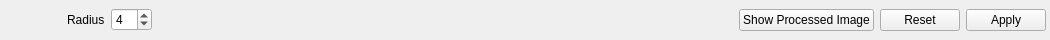
<?xml version="1.0" encoding="UTF-8"?>
<ui version="4.0">
 <class>barPDE_NS</class>
 <widget class="QWidget" name="barPDE_NS">
  <property name="enabled">
   <bool>true</bool>
  </property>
  <property name="geometry">
   <rect>
    <x>0</x>
    <y>0</y>
    <width>1050</width>
    <height>40</height>
   </rect>
  </property>
  <property name="sizePolicy">
   <sizepolicy hsizetype="Expanding" vsizetype="Preferred">
    <horstretch>0</horstretch>
    <verstretch>0</verstretch>
   </sizepolicy>
  </property>
  <property name="minimumSize">
   <size>
    <width>0</width>
    <height>40</height>
   </size>
  </property>
  <property name="maximumSize">
   <size>
    <width>16777215</width>
    <height>40</height>
   </size>
  </property>
  <property name="windowTitle">
   <string>NS Parameters Toolbar</string>
  </property>
  <layout class="QHBoxLayout" name="horizontalLayout">
   <property name="topMargin">
    <number>2</number>
   </property>
   <property name="rightMargin">
    <number>4</number>
   </property>
   <property name="bottomMargin">
    <number>2</number>
   </property>
   <item>
    <widget class="QLabel" name="label_2">
     <property name="sizePolicy">
      <sizepolicy hsizetype="Fixed" vsizetype="Fixed">
       <horstretch>0</horstretch>
       <verstretch>0</verstretch>
      </sizepolicy>
     </property>
     <property name="minimumSize">
      <size>
       <width>24</width>
       <height>24</height>
      </size>
     </property>
     <property name="maximumSize">
      <size>
       <width>24</width>
       <height>24</height>
      </size>
     </property>
     <property name="pixmap">
      <pixmap resource="../icon_src.qrc">:/icons/Fast.png</pixmap>
     </property>
     <property name="scaledContents">
      <bool>true</bool>
     </property>
    </widget>
   </item>
   <item>
    <widget class="QFrame" name="frame_3">
     <property name="sizePolicy">
      <sizepolicy hsizetype="Fixed" vsizetype="Preferred">
       <horstretch>0</horstretch>
       <verstretch>0</verstretch>
      </sizepolicy>
     </property>
     <property name="minimumSize">
      <size>
       <width>20</width>
       <height>0</height>
      </size>
     </property>
     <property name="maximumSize">
      <size>
       <width>20</width>
       <height>16777215</height>
      </size>
     </property>
    </widget>
   </item>
   <item>
    <widget class="QLabel" name="label_3">
     <property name="text">
      <string>Radius</string>
     </property>
     <property name="buddy">
      <cstring>uiSpinBoxRadius</cstring>
     </property>
    </widget>
   </item>
   <item>
    <widget class="QSpinBox" name="uiSpinBoxRadius">
     <property name="enabled">
      <bool>true</bool>
     </property>
     <property name="minimum">
      <number>2</number>
     </property>
     <property name="maximum">
      <number>15</number>
     </property>
     <property name="value">
      <number>4</number>
     </property>
    </widget>
   </item>
   <item>
    <spacer name="horizontalSpacer">
     <property name="orientation">
      <enum>Qt::Horizontal</enum>
     </property>
     <property name="sizeHint" stdset="0">
      <size>
       <width>40</width>
       <height>20</height>
      </size>
     </property>
    </spacer>
   </item>
   <item>
    <widget class="QPushButton" name="uiPushButtonShowProcessedImage">
     <property name="text">
      <string>Show Processed Image</string>
     </property>
     <property name="icon">
      <iconset resource="../icon_src.qrc">
       <normaloff>:/icons/view-grid.svg</normaloff>:/icons/view-grid.svg</iconset>
     </property>
    </widget>
   </item>
   <item>
    <widget class="QDialogButtonBox" name="uiButtonBox">
     <property name="sizePolicy">
      <sizepolicy hsizetype="Fixed" vsizetype="Fixed">
       <horstretch>0</horstretch>
       <verstretch>0</verstretch>
      </sizepolicy>
     </property>
     <property name="toolTip">
      <string>Reset Parameters to Their Default Values</string>
     </property>
     <property name="standardButtons">
      <set>QDialogButtonBox::Apply|QDialogButtonBox::Reset</set>
     </property>
    </widget>
   </item>
  </layout>
 </widget>
 <resources>
  <include location="../icon_src.qrc"/>
 </resources>
 <connections/>
</ui>
